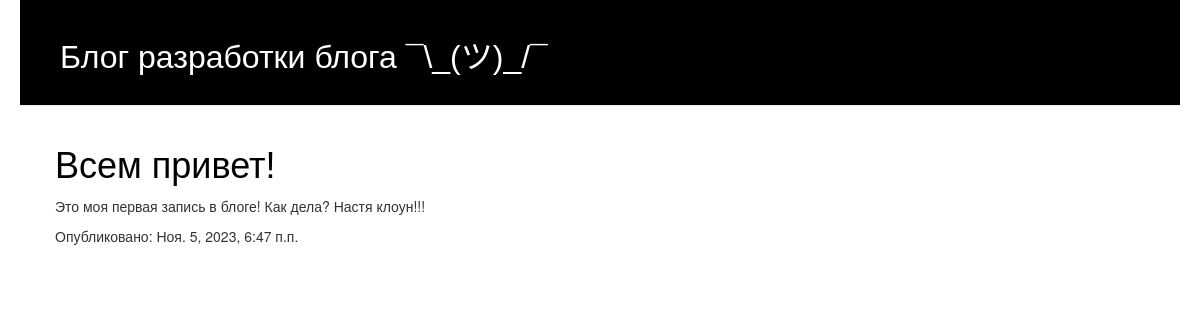
The app's page /, older data.
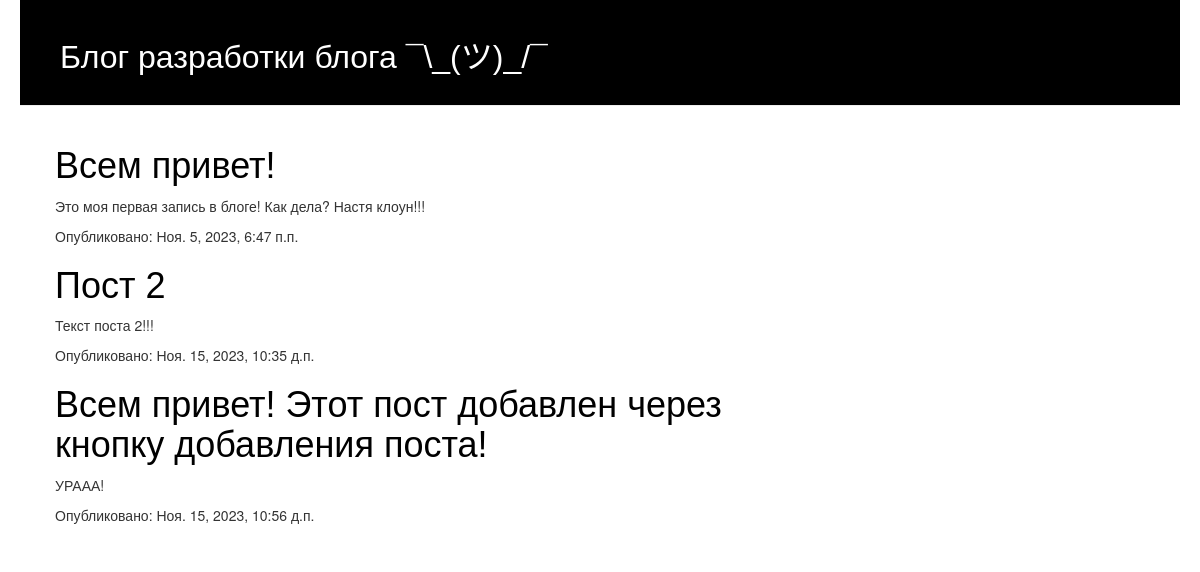
The same page, newer data.
### blog/models.py (models this page shows, shortened)
class Post(models.Model):
    author = models.ForeignKey(settings.AUTH_USER_MODEL, on_delete=models.CASCADE)
    title = models.CharField(max_length=200)
    text = models.TextField()
    created_date = models.DateTimeField(default=timezone.now)
    published_date = models.DateTimeField(blank=True, null=True)

### blog/views.py (the view)
# urls.py: path('', views.post_list, name='post_list'),
def post_list(request):
    posts = Post.objects.filter(published_date__lte=timezone.now()).order_by('published_date')
    return render(request, 'blog/post_list.html', {'posts': posts})

### blog/templates/blog/post_list.html
{% extends 'blog/base.html' %}
{% block content %}
    {% for post in posts %}
        <div class="post">
            <h1><a href="{% url 'post_detail' pk=post.pk %}">{{ post.title }}</a></h1>
            <p>{{ post.text|linebreaksbr }}</p>
            {% if post.published_date %}
                <p>Опубликовано: {{ post.published_date }}</p>
            {% endif %}
        </div>
    {% endfor %}
{% endblock %}

### blog/templates/blog/base.html (shortened to what this page needs)
{% load static %}
<html>
    <head>
        <link rel="stylesheet" href="//maxcdn.bootstrapcdn.com/bootstrap/3.2.0/css/bootstrap.min.css">
        <link rel="stylesheet" href="//maxcdn.bootstrapcdn.com/bootstrap/3.2.0/css/bootstrap-theme.min.css">
        <link rel="stylesheet" href="{% static 'css/blog.css' %}">
    </head>
    <body>
        <div class="page-header">
            <h1><a href="/">Блог разработки блога ¯\_(ツ)_/¯</a></h1>
        </div>
        <div class="content container">
            <div class="row">
                <div class="col-md-8">
                {% block content %}
                {% endblock %}
                </div>
            </div>
        </div>
    </body>
</html>

### blog/static/css/blog.css (style rules this page uses)
.page-header { background-color: rgb(0, 0, 0); margin-top: 0px; margin-left: 20px; margin-right: 20px; padding: 20px 20px 20px 40px; }
.page-header h1, .page-header h1 a, .page-header h1 a:visited, .page-header h1 a:active { color: rgb(255, 255, 255); font-size: 24pt; text-decoration: none; }
.content { margin-left: 40px; }
h1, h2, h3, h4 { font-family: 'Helvetica', bold; }
.post { margin-bottom: 20px; }
.post h1 a, .post h1 a:visited { color: #000000; }

Row changes from the older to the newer data that the page shows:
added Post: title "Пост 2", text "Текст поста 2!!!", published_date "Ноя. 15, 2023, 10:35 д.п."
added Post: title "Всем привет! Этот пост добавлен через кнопку добавления поста!", text "УРААА!", published_date "Ноя. 15, 2023, 10:56 д.п."
